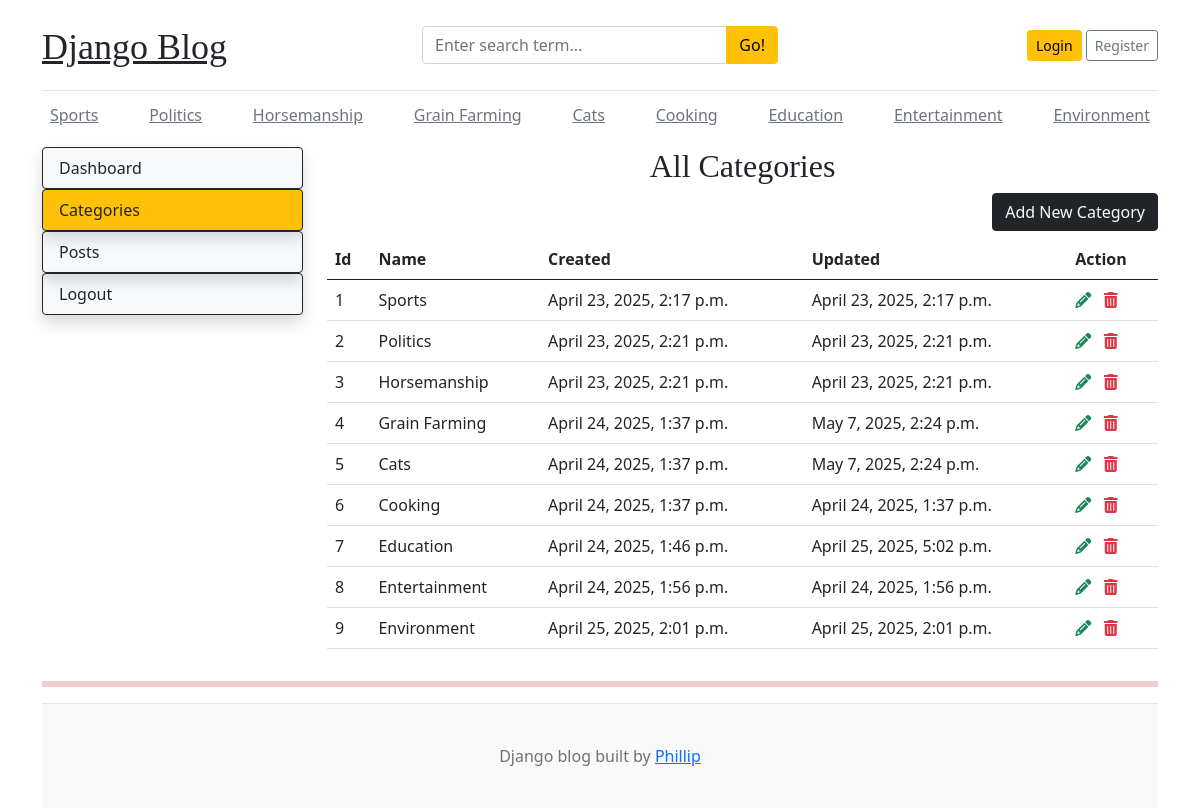
/dashboard/categories, run on the app's committed database.
### blogs/models.py (models this page shows, shortened)
class Category(models.Model):
    cat_name = models.CharField(max_length=50, unique=True)
    created_at = models.DateTimeField(auto_now_add=True)
    updated_at = models.DateTimeField(auto_now=True)
    class Meta:
        verbose_name_plural = 'categories'

### dashboards/views.py (the view)
# urls.py: path('categories', views.categories, name='categories'),
def categories(request):
    category = Category.objects.all()
    context = {
        'category': category,
    }
    return render(request, 'dashboard/categories.html', context)

### blogs/context_processors.py (called while the page is built)
def get_categories(request):
    categories = Category.objects.all()
    return dict(categories=categories)

def get_social(request):
    social = Social.objects.all()
    return dict(social = social)

### templates/dashboard/categories.html (shortened to what this page needs)
{% extends 'base.html' %}
    {% block content %}
    <div class="row">
        {% include 'dashboard/sidebar.html' %}
         <div class="col-md-9">
            <h2 class="text-center">All Categories</h2>
            <a href="{% url 'add_category' %}" class="btn btn-dark text-light float-end mb-2">Add New Category</a>
            <table class="table table-hover">
                <thead>
                  <tr>
                    <th scope="col">Id</th>
                    <th scope="col">Name</th>
                    <th scope="col">Created</th>
                    <th scope="col">Updated</th>
                    <th scope="col">Action</th>
                  </tr>
                </thead>
                <tbody>
                {% for cat in category %}
                  <tr>
                    <td>{{ cat.id }}</td>
                    <td>{{ cat.cat_name }}</td>
                    <td>{{ cat.created_at}}</td>
                    <td>{{ cat.updated_at}}</td>
                    <td>
                        <a href="{% url 'edit_category' cat.id %}"><i class="fa fa-pencil text-success"></i></a>
                        <a href="{% url 'delete_category' cat.id %}"><i class="fa fa-trash-can text-danger"></i></a>
                    </td>
                  </tr>
                {% endfor %}
                </tbody>
              </table>
         </div>
    </div>
    {% endblock %}

### templates/base.html (shortened to what this page needs)
{% load static %}
<!DOCTYPE html>
<html lang="en">
  <head>
    <link
      href="https://getbootstrap.com/docs/5.0/dist/css/bootstrap.min.css"
      rel="stylesheet"
    />
    <link rel="stylesheet" href="https://cdnjs.cloudflare.com/ajax/libs/font-awesome/6.7.2/css/all.min.css">
    <link href='{% static "css/blog.css" %}' rel="stylesheet" />
  </head>
  <body>
    <div class="container">
      <header class="blog-header py-3">
        <div class="row flex-nowrap justify-content-between align-items-center">
          <div class="col-4 pt-1">
            <a class="blog-header-logo text-dark" href="/">Django Blog</a>
          </div>
          <div class="col-4">
            <form action="{% url 'search' %}" method="GET">
              <div class="input-group">
                <input class="form-control" type="text" name="keyword"  placeholder="Enter search term..." aria-label="Enter search term..." aria-describedby="button-search" />
                <button class="btn btn-warning" id="button-search" type="submit">Go!</button>
              </div>
            </form>
          </div>
          <div class="col-4 d-flex justify-content-end align-items-center">
            {% if user.is_authenticated %}
              <span><a href="{% url 'dashboard' %}">Dashboard</a>&emsp;<a class="btn btn-sm btn-warning" href="{% url 'logout' %}">Logout</a> &nbsp;</></span>
            {% else %}
              <a class="btn btn-sm btn-warning" href="{% url 'login' %}">Login</a> &nbsp;
              <a class="btn btn-sm btn-outline-secondary" href="{% url 'register' %}">Register</a>
            {% endif %}
            </div>
        </div>
      </header>
      <div class="nav-scroller py-1 mb-2">
        <nav class="nav d-flex justify-content-between">
          {% for cat in categories %}
          <a class="p-2 text-muted" href="{% url 'posts_by_category' cat.id %}">{{cat.cat_name}}</a>
          {% endfor %}
      </div>
 {% block content %}
 {% endblock %}
<hr class="bg-danger border-3 border-bottom border-top border-danger" />
<footer class="blog-footer">
    <p>Django blog built by <a href="#">Phillip</a></p>
  </footer>
</body>
</html>

### blog_main/static/css/blog.css (style rules this page uses)
.blog-header { border-bottom: 1px solid #e5e5e5; }
.blog-header-logo { font-family: 'Playfair Display', Georgia, 'Times New Roman', serif ; font-size: 2.25rem; }
h1, h2, h3, h4, h5, h6 { font-family: 'Playfair Display', Georgia, 'Times New Roman', serif ; }
.blog-footer { padding: 2.5rem 0; color: #727272; text-align: center; background-color: #f9f9f9; border-top: 0.05rem solid #e5e5e5; }
.blog-footer p:last-child { margin-bottom: 0; }

### data on the page
Category: cat_name "Sports", id "1", created_at "April 23, 2025, 2:17 p.m.", updated_at "April 23, 2025, 2:17 p.m."
Category: cat_name "Politics", id "2", created_at "April 23, 2025, 2:21 p.m.", updated_at "April 23, 2025, 2:21 p.m."
Category: cat_name "Horsemanship", id "3", created_at "April 23, 2025, 2:21 p.m.", updated_at "April 23, 2025, 2:21 p.m."
Category: cat_name "Grain Farming", id "4", created_at "April 24, 2025, 1:37 p.m.", updated_at "May 7, 2025, 2:24 p.m."
Category: cat_name "Cats", id "5", created_at "April 24, 2025, 1:37 p.m.", updated_at "May 7, 2025, 2:24 p.m."
Category: cat_name "Cooking", id "6", created_at "April 24, 2025, 1:37 p.m.", updated_at "April 24, 2025, 1:37 p.m."
Category: cat_name "Education", id "7", created_at "April 24, 2025, 1:46 p.m.", updated_at "April 25, 2025, 5:02 p.m."
Category: cat_name "Entertainment", id "8", created_at "April 24, 2025, 1:56 p.m.", updated_at "April 24, 2025, 1:56 p.m."
Category: cat_name "Environment", id "9", created_at "April 25, 2025, 2:01 p.m.", updated_at "April 25, 2025, 2:01 p.m."
